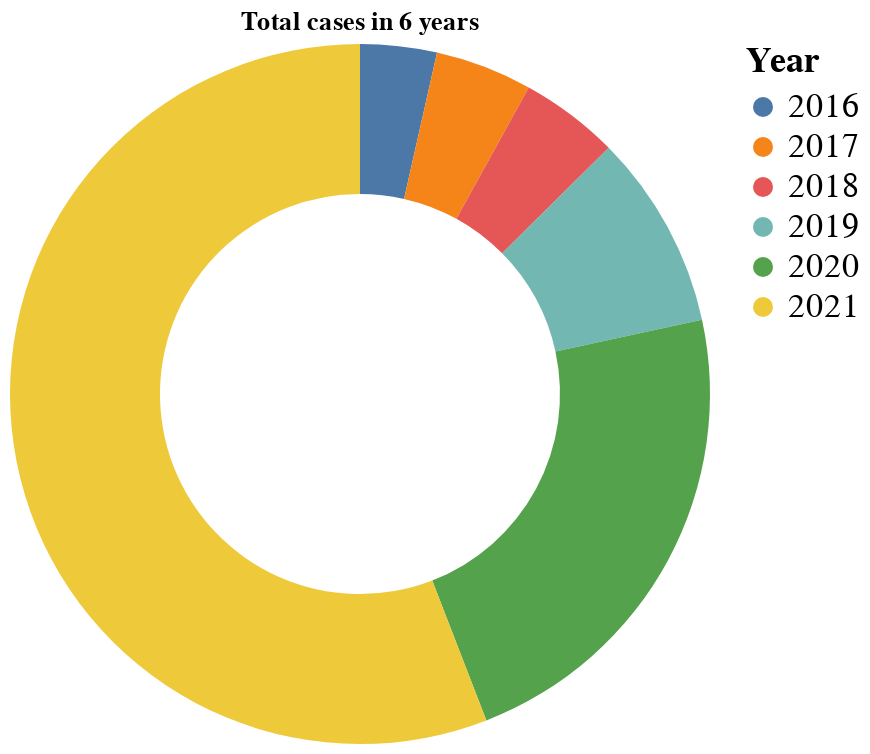

Describe this chart as a Vega-Lite specification.
### Vega-Lite specification from a JSON file in a GitHub repository (floating-point values rounded to 4 significant figures)
{"$schema": "https://vega.github.io/schema/vega-lite/v5.json", "title": "Total cases in 6 years", "width": 350, "height": 350, "data": {"values": [{"Year": "2016", "value": 73213}, {"Year": "2017", "value": 92708}, {"Year": "2018", "value": 94728}, {"Year": "2019", "value": 186804}, {"Year": "2020", "value": 466717}, {"Year": "2021", "value": 1157786}]}, "mark": {"type": "arc", "innerRadius": 100}, "encoding": {"theta": {"field": "value", "type": "quantitative"}, "color": {"field": "Year", "type": "nominal", "legend": {"titleColor": "black", "labelColor": "black", "labelFontSize": 17, "titleFontSize": 18}}, "tooltip": [{"field": "Year", "type": "nominal", "title": "Year"}, {"field": "value", "type": "quantitative", "title": "Total cases"}]}}
